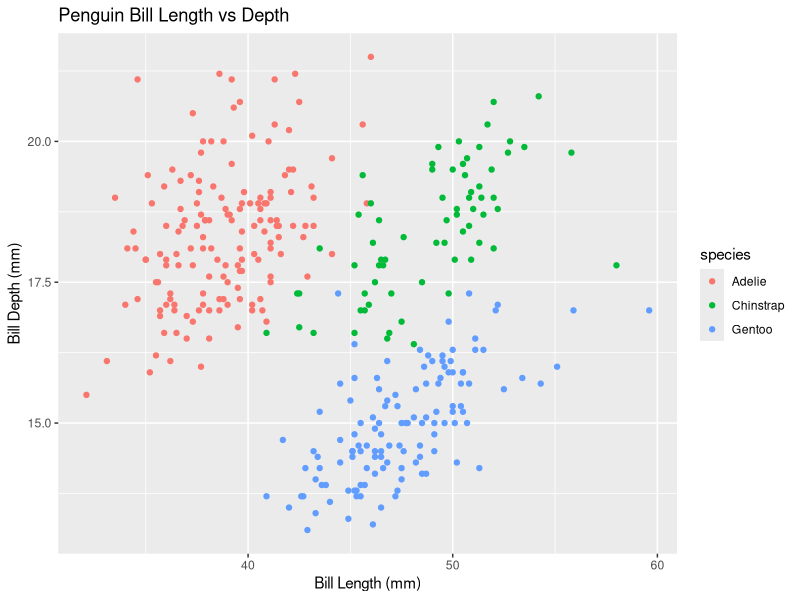
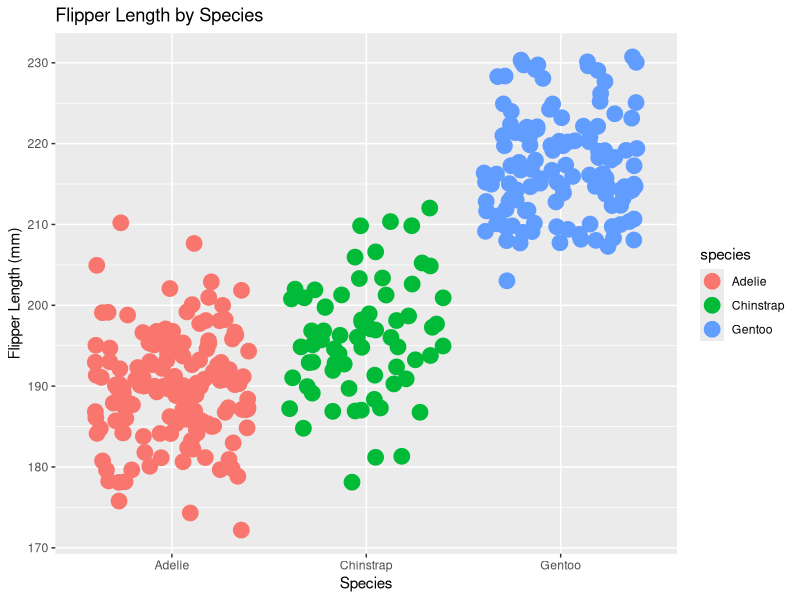

Source code (R) for these figures, in order:
## ---- chunk 1
knitr::opts_chunk$set(echo = TRUE)
library(tidyverse)
library(palmerpenguins)
## ---- chunk 2
expression_a <- expression(x ^ 2)
derivative_a <- deriv(expression_a, "x")
x <- 3

eval(expression_a)
## ---- chunk 3
expression_b <- expression(2 * (3 * a + 2) ^ 4 - 5)
derivative_b <- deriv(expression_b, "a")
a <- 1.2

eval(expression_b)
## ---- chunk 4
expression_c <- expression((-4 * t)/(t ^ 2 + 1) ^ 3)
derivative_c <- deriv(expression_c, "t")
t <- 0

eval(expression_c)
## ---- chunk 5
penguin_bill_length_depth_plot <- ggplot(data = penguins, aes(x = bill_length_mm, y = bill_depth_mm)) +
  geom_point(aes(color = species)) +
  labs(x = "Bill Length (mm)", 
       y = "Bill Depth (mm)") +
  ggtitle("Penguin Bill Length vs Depth")

penguin_bill_length_depth_plot
  
## ---- chunk 6
ggplot(data = penguins, aes(x = species, y = flipper_length_mm)) +
  geom_jitter(aes(color = species), size = 5) +
  ggtitle("Flipper Length by Species") +
  labs(x = "Species", 
       y = "Flipper Length (mm)")
